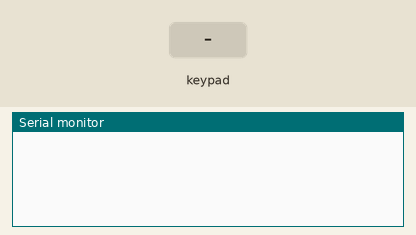
This sketch was run on a simulated Arduino Uno, built with avr-gcc and run on an emulated ATmega328P. Parts: the last lines printed to the serial monitor. The inputs (shaded band) are chosen by the test bench.

Above: at 1.2 s.
1.3 s: key '1' pressed
At 2.5 s:
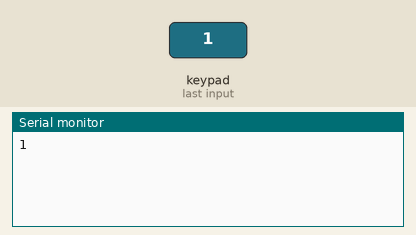
2.8 s: keypad keys 1 1 1 0 9 8 # pressed 0.4 s apart
At 5.8 s:
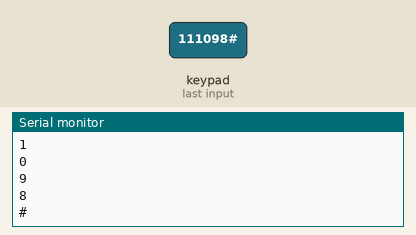
7.1 s: key '*' pressed
At 8.3 s:
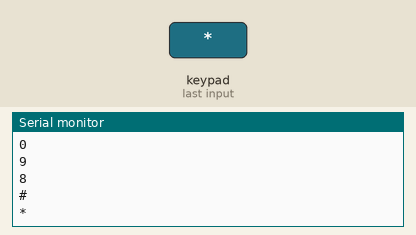
8.6 s: keypad keys 4 7 6 5 pressed 0.4 s apart
At 10.3 s:
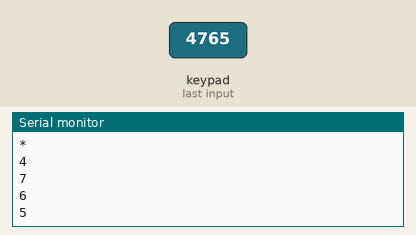
Timing chart, 0 to 11.8 s (numbered marks = the images above; inputs shaded):
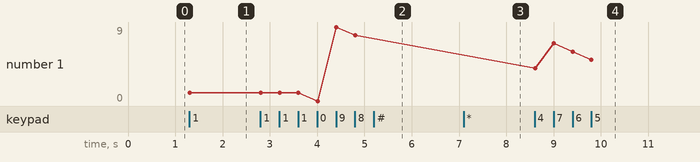

Measured:
- after the input at 1.3 s, the serial monitor: prints a new line at once (image 1)
- after the input at 2.8 s, the serial monitor: prints a new line after 1.2 s (image 2)
- after the input at 7.1 s, the serial monitor: prints a new line at once (image 3)
- after the input at 8.6 s, the serial monitor: prints a new line at once (image 4)
- plotted number 1: 1 → 8 after the input at 2.8 s, 8 → 5 after the input at 8.6 s

The sketch:

KEYPAD.ino
```cpp
#include <Keypad.h>

const byte ROWS = 4; // 4 lignes
const byte COLS = 4; // 3 colonnes

char keys[ROWS][COLS] = {
  {'1','1','2','3'},
  {'4','4','5','6'},
  {'7','7','8','9'},
  {'*','*','0','#'}
};

byte rowPins[ROWS] = {11, 10, 9, 8};  // Connection aux broches des lignes du clavier
byte colPins[COLS] = {4, 7, 6, 5};   // Connection aux broches des colonnes du clavier


Keypad keypad = Keypad( makeKeymap(keys), rowPins, colPins, ROWS, COLS );  // Constructeur qui créer un "objet clavier"
    // userKeymap : tableau à 2 dimensions définissant les symboles des touches
    // row[] : tableau correspondant aux numéros des broches utilisées pour les lignes
    // col[] : tableau correspondant aux numéros dex broches utilisées pour les colonnes
    // rows : nombre de lignes
    // cols : nombre de colonnes

void setup(){
  Serial.begin(9600); // Ouvre le port série à 9600 bps

}

void loop(){
  char key = keypad.getKey(); // Renvoie la touche qui est appuyée sous forme caractère ASCII

  if (key){ // Si "key" est activé
    Serial.println(key); // Imprime les données de "key" sur le port série sous forme de
                        // texte ASCII lisible par l'homme suivi d'un caractère de retour chariot
  }
}
```
